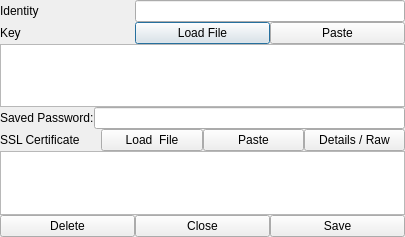
<?xml version="1.0" encoding="UTF-8"?>
<ui version="4.0">
 <author>Bernd Stramm &lt;bernd.stramm@gmail.com&gt;</author>
 <class>EditCertEntry</class>
 <widget class="QDialog" name="EditCertEntry">
  <property name="geometry">
   <rect>
    <x>0</x>
    <y>0</y>
    <width>405</width>
    <height>237</height>
   </rect>
  </property>
  <property name="windowTitle">
   <string>Direct Identities</string>
  </property>
  <property name="windowIcon">
   <iconset resource="../dchat.qrc">
    <normaloff>:/dchatlogo.png</normaloff>:/dchatlogo.png</iconset>
  </property>
  <layout class="QGridLayout" name="gridLayout_2">
   <item row="0" column="0">
    <layout class="QGridLayout" name="gridLayout">
     <item row="0" column="0">
      <widget class="QLabel" name="label">
       <property name="text">
        <string>Identity</string>
       </property>
      </widget>
     </item>
     <item row="0" column="1" colspan="2">
      <widget class="QLineEdit" name="nameEdit">
       <property name="readOnly">
        <bool>false</bool>
       </property>
      </widget>
     </item>
     <item row="1" column="0">
      <widget class="QLabel" name="label_2">
       <property name="text">
        <string>Key</string>
       </property>
      </widget>
     </item>
     <item row="1" column="1">
      <widget class="QPushButton" name="loadKeyButton">
       <property name="text">
        <string>Load File</string>
       </property>
      </widget>
     </item>
     <item row="1" column="2">
      <widget class="QPushButton" name="pasteKeyButton">
       <property name="text">
        <string>Paste</string>
       </property>
      </widget>
     </item>
    </layout>
   </item>
   <item row="1" column="0">
    <widget class="QPlainTextEdit" name="keyEdit">
     <property name="sizePolicy">
      <sizepolicy hsizetype="MinimumExpanding" vsizetype="MinimumExpanding">
       <horstretch>0</horstretch>
       <verstretch>0</verstretch>
      </sizepolicy>
     </property>
     <property name="minimumSize">
      <size>
       <width>40</width>
       <height>40</height>
      </size>
     </property>
     <property name="acceptDrops">
      <bool>false</bool>
     </property>
     <property name="readOnly">
      <bool>true</bool>
     </property>
    </widget>
   </item>
   <item row="2" column="0">
    <layout class="QFormLayout" name="formLayout_2">
     <item row="0" column="0">
      <widget class="QLabel" name="label_4">
       <property name="text">
        <string>Saved Password:</string>
       </property>
      </widget>
     </item>
     <item row="0" column="1">
      <widget class="QLineEdit" name="passwordEdit">
       <property name="echoMode">
        <enum>QLineEdit::Password</enum>
       </property>
      </widget>
     </item>
    </layout>
   </item>
   <item row="3" column="0">
    <layout class="QHBoxLayout" name="horizontalLayout_2">
     <item>
      <widget class="QLabel" name="label_3">
       <property name="text">
        <string>SSL Certificate </string>
       </property>
      </widget>
     </item>
     <item>
      <widget class="QPushButton" name="loadCertButton">
       <property name="text">
        <string>Load  File</string>
       </property>
      </widget>
     </item>
     <item>
      <widget class="QPushButton" name="pasteCertButton">
       <property name="text">
        <string>Paste</string>
       </property>
      </widget>
     </item>
     <item>
      <widget class="QPushButton" name="changeViewButton">
       <property name="text">
        <string>Details / Raw</string>
       </property>
      </widget>
     </item>
    </layout>
   </item>
   <item row="4" column="0">
    <widget class="QPlainTextEdit" name="certEdit">
     <property name="sizePolicy">
      <sizepolicy hsizetype="MinimumExpanding" vsizetype="MinimumExpanding">
       <horstretch>0</horstretch>
       <verstretch>0</verstretch>
      </sizepolicy>
     </property>
     <property name="minimumSize">
      <size>
       <width>40</width>
       <height>40</height>
      </size>
     </property>
     <property name="acceptDrops">
      <bool>false</bool>
     </property>
     <property name="readOnly">
      <bool>true</bool>
     </property>
    </widget>
   </item>
   <item row="5" column="0">
    <layout class="QHBoxLayout" name="horizontalLayout">
     <item>
      <widget class="QPushButton" name="deleteButton">
       <property name="text">
        <string>Delete</string>
       </property>
      </widget>
     </item>
     <item>
      <widget class="QPushButton" name="closeButton">
       <property name="text">
        <string>Close</string>
       </property>
      </widget>
     </item>
     <item>
      <widget class="QPushButton" name="saveButton">
       <property name="text">
        <string>Save</string>
       </property>
      </widget>
     </item>
    </layout>
   </item>
  </layout>
 </widget>
 <layoutdefault spacing="0" margin="0"/>
 <resources>
  <include location="../dchat.qrc"/>
 </resources>
 <connections/>
</ui>
